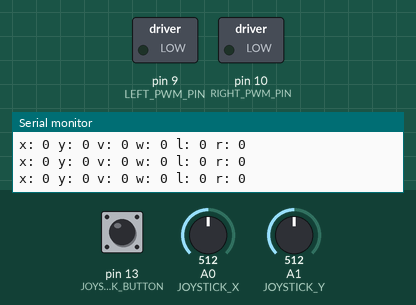
The sketch below on a simulated Arduino Uno, built with avr-gcc and run on an emulated ATmega328P. On the bench: switched loads named in the sketch (green lamp = pin HIGH), the last lines printed to the serial monitor. Inputs (shaded band) come from the test bench; at power-on: A1 (JOYSTICK_Y) = 512, A0 (JOYSTICK_X) = 512, pin 13 (JOYSTICK_BUTTON) HIGH.

Above: at 1.2 s.
1.3 s: A1 (JOYSTICK_Y) set to 716
At 2.5 s:
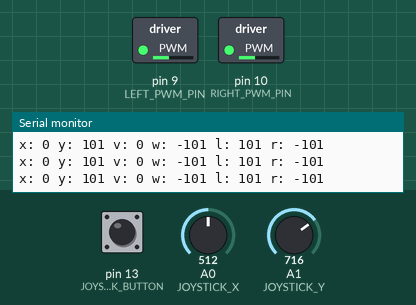
2.8 s: A0 (JOYSTICK_X) set to 716
At 4.0 s:
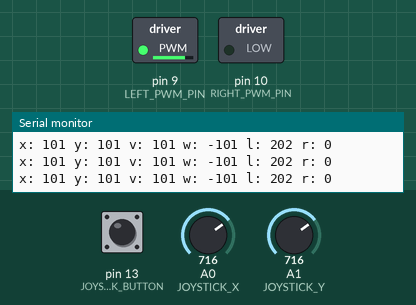
4.3 s: A0 (JOYSTICK_X) set to 723
At 4.6 s:
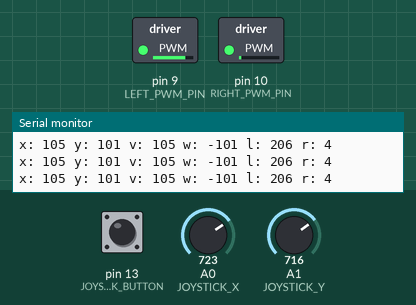
5.8 s: A1 (JOYSTICK_Y) set to 900
At 6.5 s:
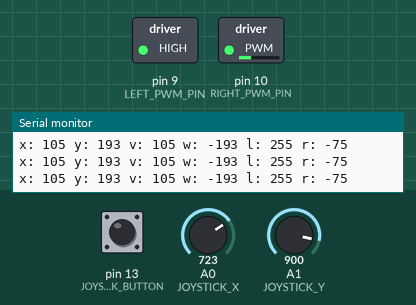
7.3 s: A0 (JOYSTICK_X) set to 511
At 7.9 s:
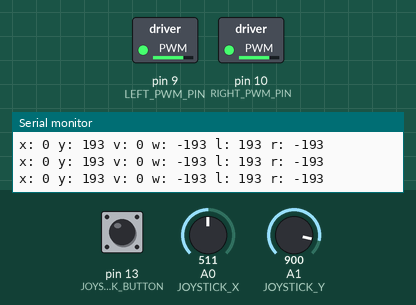
8.8 s: A1 (JOYSTICK_Y) set to 245
At 10.0 s:
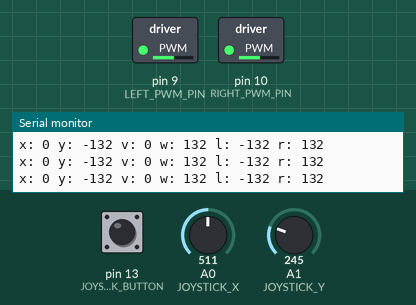
Timing chart, 0 to 11.3 s (numbered marks = the images above; inputs shaded):
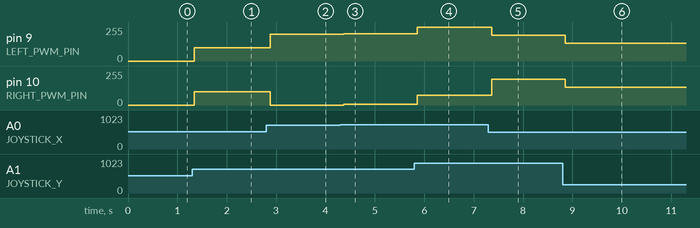

The sketch:

robot.ino
```cpp
/*
   controll the robot with an joystick attached direkt to the robot.
*/

#include "MathExtention.h"

#define JOYSTICK_TOTAL     1024
#define JOYSTICK_RANGE     512
#define MOTOR_MAXIMUM      255

#define JOYSTICK_X         A0 //A0
#define JOYSTICK_Y         A1 //A1
#define JOYSTICK_BUTTON    13 //D13

#define LEFT_PWM_PIN       9  //D9
#define LEFT_FORWARD_PIN   4  //D4
#define LEFT_BACKWARD_PIN  5  //D5

#define RIGHT_PWM_PIN      10 //D10
#define RIGHT_FORWARD_PIN  6  //D6
#define RIGHT_BACKWARD_PIN 7  //D7

void setup () {
  Serial.begin(9600);
  pinMode(JOYSTICK_X, INPUT);
  pinMode(JOYSTICK_Y, INPUT);
  digitalWrite(JOYSTICK_BUTTON, HIGH);
  Serial.println("Setup Finished");
}

void loop () {
  int xJoy = analogRead(JOYSTICK_X) - JOYSTICK_RANGE;
  int yJoy = analogRead(JOYSTICK_Y) - JOYSTICK_RANGE;
  int button = digitalRead(JOYSTICK_BUTTON);

  // x after scale: x value of joystick scaled to PWM values (0 to 255), appield backlash of 15 afterwards
  // y after scale: y value of joystick scaled to PWM values (0 to 255), appield backlash of 15 afterwards
  int xTrimmed = backlash(scale(xJoy, MOTOR_MAXIMUM, JOYSTICK_RANGE), 10);
  int yTrimmed = backlash(scale(yJoy, MOTOR_MAXIMUM, JOYSTICK_RANGE), 10);

  // v straight velocity of the robot from 0 to 255
  // w angular  velocity of the robot from 0 to 255
  int v =  xTrimmed;
  int w = -yTrimmed;

  int l = 0;
  int r = 0;

  if (abs(w) > 5) {
    l = v - w;
    r = v + w;
    int maximum = max(abs(l),abs(r));
    if (maximum > MOTOR_MAXIMUM) {
      l = scale(l, MOTOR_MAXIMUM, maximum);
      r = scale(r, MOTOR_MAXIMUM, maximum);
    }
    if (v > 0 && w > 0 || v > 0 && w < 0) {
      l = l;
      r = r;
    }
    if (v < 0 && w < 0 || v < 0 && w > 0) {
      int fooL = l;
      int fooR = r;
      l = fooR;
      r = fooL;
    }

  } else {
    l = v;
    r = v;
  }


  Serial.print("x: ");
  Serial.print(xTrimmed);

  Serial.print(" y: ");
  Serial.print(yTrimmed);

  Serial.print(" v: ");
  Serial.print(v);

  Serial.print(" w: ");
  Serial.print(w);

  Serial.print(" l: ");
  Serial.print(l);

  Serial.print(" r: ");
  Serial.print(r);

  Serial.println();

  turnWheel(LEFT_PWM_PIN,  LEFT_FORWARD_PIN,  LEFT_BACKWARD_PIN,  l);
  turnWheel(RIGHT_PWM_PIN, RIGHT_FORWARD_PIN, RIGHT_BACKWARD_PIN, r);
}

void turnWheel(byte pwmPin, byte forwardPin, byte backwardPin, int velocity) {
  if (velocity > 0) {
    digitalWrite(forwardPin,  HIGH);
    digitalWrite(backwardPin, LOW );
  }
  if (velocity < 0) {
    digitalWrite(forwardPin,  LOW );
    digitalWrite(backwardPin, HIGH);
  }
  analogWrite(pwmPin, abs(velocity));
}
```

MathExtention.cpp
```cpp
#include "MathExtention.h"
#include "Arduino.h"

int signum(int value) {
  if (value == 0) return  0;
  if (value >  0) return  1;
  if (value <  0) return -1;
  return 0;
}

/*
 * scales values between -512 to 512 to a range of -255 to 255
 * return the scaleTarget if value is greater or equal to scaleOrigin
 */
int scale (int value, int scaleTarget, int scaleOrigin) {
  if (abs(value) >= scaleOrigin) {
    return signum(value) * scaleTarget;
  }
  return signum(value) * map(abs(value), 0, scaleOrigin, 0, scaleTarget );
}

/*
 * returns the value if its absolute value is above the backlash, returns zero instead
 */
int backlash(int value, int backlash) {
  return (abs(value) > backlash) ? value : 0;
}
```

MathExtention.h
```cpp
#ifndef MATH_EXTENTION
  #define MATH_EXTENTION

  int signum(int);
  int scale(int, int, int);
  int backlash(int, int);

#endif
```

Measured:
- after the input at 1.3 s, pin 9 (LEFT_PWM_PIN), pin 10 (RIGHT_PWM_PIN): 0/255 → 101/255 after 0.05 s
- after the input at 2.8 s, pin 9 (LEFT_PWM_PIN): 101/255 → 202/255 after 0.08 s; pin 10 (RIGHT_PWM_PIN): 101/255 → 0/255 after 0.08 s
- after the input at 4.3 s, pin 9 (LEFT_PWM_PIN): 202/255 → 206/255 after 0.07 s; pin 10 (RIGHT_PWM_PIN): 0/255 → 4/255 after 0.07 s
- after the input at 5.8 s, pin 9 (LEFT_PWM_PIN): 206/255 → 255/255 after 0.05 s; pin 10 (RIGHT_PWM_PIN): 4/255 → 75/255 after 0.05 s
- after the input at 7.3 s, pin 9 (LEFT_PWM_PIN): 255/255 → 193/255 after 0.06 s; pin 10 (RIGHT_PWM_PIN): 75/255 → 193/255 after 0.06 s
- after the input at 8.8 s, pin 9 (LEFT_PWM_PIN), pin 10 (RIGHT_PWM_PIN): 193/255 → 132/255 after 0.05 s
